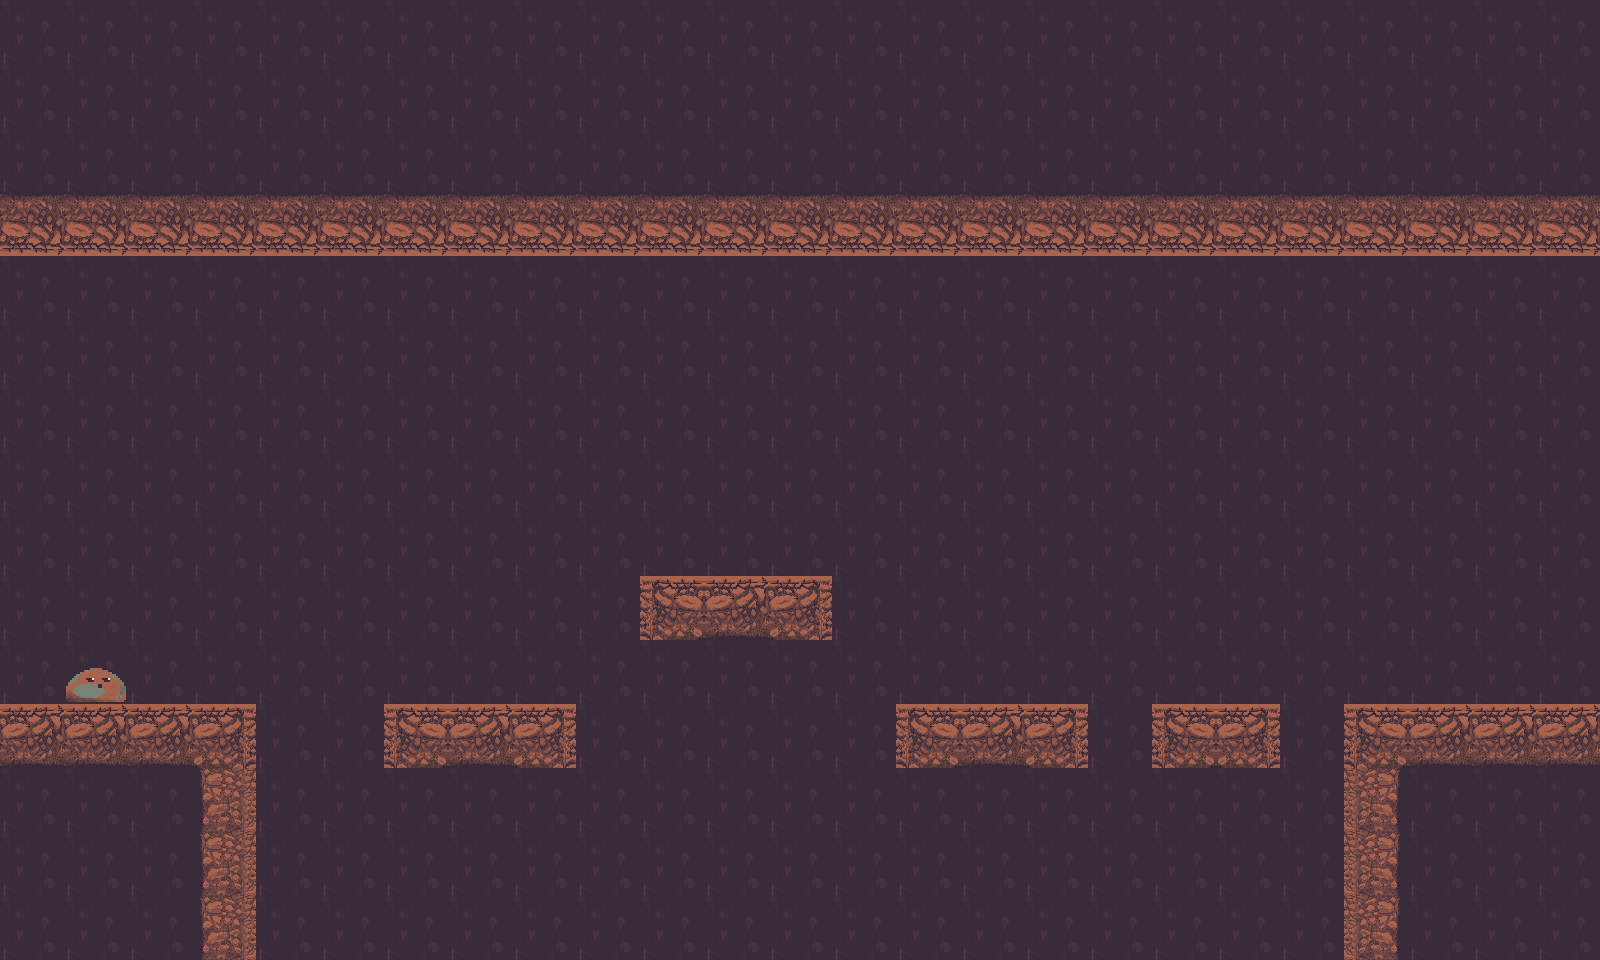

Rendered tile map (Tiled .tmx) drawn with the repository's tilesets; below, a short description and the full map source, tile grids included:
An orthogonal 25x15 tile map with 64x64 px tiles, 3 tile layers (Background, Map, Player), 4 tilesets.

<map version="1.10" tiledversion="1.10.2" orientation="orthogonal" renderorder="right-down" width="25" height="15" tilewidth="64" tileheight="64" infinite="0" nextlayerid="4" nextobjectid="1">
 <properties>
  <property name="Minimum Spread Delay" value="" />
  <property name="Spread Rate" value="" />
 </properties>
 <tileset firstgid="1" name="Player" tilewidth="64" tileheight="64" tilecount="1" columns="0">
  <grid orientation="orthogonal" width="1" height="1" />
  <tile id="0">
   <image width="64" height="64" source="../../player/idle/idle01.png" />
  </tile>
 </tileset>
 <tileset firstgid="2" name="Dark Matter" class="source" tilewidth="64" tileheight="64" tilecount="4" columns="0">
  <grid orientation="orthogonal" width="1" height="1" />
  <tile id="0" type="source">
   <image width="64" height="64" source="../../blocks/dark_matter_source/dark_matter_source1.png" />
  </tile>
  <tile id="1" type="source">
   <image width="64" height="64" source="../../blocks/dark_matter_source/dark_matter_source2.png" />
  </tile>
  <tile id="2" type="source">
   <image width="64" height="64" source="../../blocks/dark_matter_source/dark_matter_source3.png" />
  </tile>
  <tile id="3" type="source">
   <image width="64" height="64" source="../../blocks/dark_matter_source/dark_matter_source4.png" />
  </tile>
 </tileset>
 <tileset firstgid="6" name="Blocks" class="solid" tilewidth="192" tileheight="192" tilecount="13" columns="0">
  <grid orientation="orthogonal" width="1" height="1" />
  <tile id="0">
   <image width="192" height="192" source="../../blocks/permanent_blocks/combined_tiles.png" />
  </tile>
  <tile id="1" type="solid">
   <image width="64" height="64" source="../../blocks/permanent_blocks/connector_tile_bottomleft.png" />
  </tile>
  <tile id="2" type="solid">
   <image width="64" height="64" source="../../blocks/permanent_blocks/connector_tile_bottomright.png" />
  </tile>
  <tile id="3" type="solid">
   <image width="64" height="64" source="../../blocks/permanent_blocks/connector_tile_upleft.png" />
  </tile>
  <tile id="4" type="solid">
   <image width="64" height="64" source="../../blocks/permanent_blocks/connector_tile_upright.png" />
  </tile>
  <tile id="5" type="solid">
   <image width="64" height="64" source="../../blocks/permanent_blocks/tiles_bottomleft.png" />
  </tile>
  <tile id="6" type="solid">
   <image width="64" height="64" source="../../blocks/permanent_blocks/tiles_bottomright.png" />
  </tile>
  <tile id="7" type="solid">
   <image width="64" height="64" source="../../blocks/permanent_blocks/tiles_inverted.png" />
  </tile>
  <tile id="8" type="solid">
   <image width="64" height="64" source="../../blocks/permanent_blocks/tiles_topleft.png" />
  </tile>
  <tile id="9" type="solid">
   <image width="64" height="64" source="../../blocks/permanent_blocks/tiles_topright.png" />
  </tile>
  <tile id="10" type="solid">
   <image width="64" height="64" source="../../blocks/permanent_blocks/tiles_vertical_left.png" />
  </tile>
  <tile id="11" type="solid">
   <image width="64" height="64" source="../../blocks/permanent_blocks/tiles_vertical_right.png" />
  </tile>
  <tile id="12" type="solid">
   <image width="64" height="64" source="../../blocks/permanent_blocks/tiles.png" />
  </tile>
 </tileset>
 <tileset firstgid="19" name="Background" tilewidth="64" tileheight="64" tilecount="4" columns="0">
  <grid orientation="orthogonal" width="1" height="1" />
  <tile id="0">
   <image width="64" height="64" source="../../blocks/permanent_blocks/bg.png" />
  </tile>
  <tile id="1">
   <image width="64" height="64" source="../../blocks/cave_wall/cave_wall.png" />
  </tile>
  <tile id="2">
   <image width="64" height="64" source="../../blocks/air_blocks/air_block_alt.png" />
  </tile>
  <tile id="3">
   <image width="64" height="64" source="../../blocks/air_blocks/air_block.png" />
  </tile>
 </tileset>
 <layer id="2" name="Background" width="25" height="15">
  <data encoding="csv">
20,20,20,20,20,20,20,20,20,20,20,20,20,20,20,20,20,20,20,20,20,20,20,20,20,
20,20,20,20,20,20,20,20,20,20,20,20,20,20,20,20,20,20,20,20,20,20,20,20,20,
20,20,20,20,20,20,20,20,20,20,20,20,20,20,20,20,20,20,20,20,20,20,20,20,20,
13,13,13,13,13,13,13,13,13,13,13,13,13,13,13,13,13,13,13,13,13,13,13,13,13,
20,20,20,20,20,20,20,20,20,20,20,20,20,20,20,20,20,20,20,20,20,20,20,20,20,
20,20,20,20,20,20,20,20,20,20,20,20,20,20,20,20,20,20,20,20,20,20,20,20,20,
20,20,20,20,20,20,20,20,20,20,20,20,20,20,20,20,20,20,20,20,20,20,20,20,20,
20,20,20,20,20,20,20,20,20,20,20,20,20,20,20,20,20,20,20,20,20,20,20,20,20,
20,20,20,20,20,20,20,20,20,20,20,20,20,20,20,20,20,20,20,20,20,20,20,20,20,
20,20,20,20,20,20,20,20,20,20,20,20,20,20,20,20,20,20,20,20,20,20,20,20,20,
20,20,20,20,20,20,20,20,20,20,20,20,20,20,20,20,20,20,20,20,20,20,20,20,20,
20,20,20,20,20,20,20,20,20,20,20,20,20,20,20,20,20,20,20,20,20,20,20,20,20,
20,20,20,20,20,20,20,20,20,20,20,20,20,20,20,20,20,20,20,20,20,20,20,20,20,
20,20,20,20,20,20,20,20,20,20,20,20,20,20,20,20,20,20,20,20,20,20,20,20,20,
20,20,20,20,20,20,20,20,20,20,20,20,20,20,20,20,20,20,20,20,20,20,20,20,20
</data>
 </layer>
 <layer id="3" name="Map" width="25" height="15" locked="1">
  <data encoding="csv">
0,0,0,0,0,0,0,0,0,0,0,0,0,0,0,0,0,0,0,0,0,0,0,0,0,
0,0,0,0,0,0,0,0,0,0,0,0,0,0,0,0,0,0,0,0,0,0,0,0,0,
0,0,0,0,0,0,0,0,0,0,0,0,0,0,0,0,0,0,0,0,0,0,0,0,0,
0,0,0,0,0,0,0,0,0,0,0,0,0,0,0,0,0,0,0,0,0,0,0,0,0,
0,0,0,0,0,0,0,0,0,0,0,0,0,0,0,0,0,0,0,0,0,0,0,0,0,
0,0,0,0,0,0,0,0,0,0,0,0,0,0,0,0,0,0,0,0,0,0,0,0,0,
0,0,0,0,0,0,0,0,0,0,0,0,0,0,0,0,0,0,0,0,0,0,0,0,0,
0,0,0,0,0,0,0,0,0,0,0,0,0,0,0,0,0,0,0,0,0,0,0,0,0,
0,0,0,0,0,0,0,0,0,0,0,0,0,0,0,0,0,0,0,0,0,0,0,0,0,
0,0,0,0,0,0,0,0,0,0,14,18,15,0,0,0,0,0,0,0,0,0,0,0,0,
0,0,0,0,0,0,0,0,0,0,0,0,0,0,0,0,0,0,0,0,0,0,0,0,0,
18,18,18,15,0,0,14,18,15,0,0,0,0,0,14,18,15,0,14,15,0,14,18,18,18,
0,0,0,17,0,0,0,0,0,0,0,0,0,0,0,0,0,0,0,0,0,16,0,0,0,
0,0,0,17,0,0,0,0,0,0,0,0,0,0,0,0,0,0,0,0,0,16,0,0,0,
0,0,0,17,0,0,0,0,0,0,0,0,0,0,0,0,0,0,0,0,0,16,0,0,0
</data>
 </layer>
 <layer id="1" name="Player" width="25" height="15" locked="1">
  <data encoding="csv">
0,0,0,0,0,0,0,0,0,0,0,0,0,0,0,0,0,0,0,0,0,0,0,0,0,
0,0,0,0,0,0,0,0,0,0,0,0,0,0,0,0,0,0,0,0,0,0,0,0,0,
0,0,0,0,0,0,0,0,0,0,0,0,0,0,0,0,0,0,0,0,0,0,0,0,0,
0,0,0,0,0,0,0,0,0,0,0,0,0,0,0,0,0,0,0,0,0,0,0,0,0,
0,0,0,0,0,0,0,0,0,0,0,0,0,0,0,0,0,0,0,0,0,0,0,0,0,
0,0,0,0,0,0,0,0,0,0,0,0,0,0,0,0,0,0,0,0,0,0,0,0,0,
0,0,0,0,0,0,0,0,0,0,0,0,0,0,0,0,0,0,0,0,0,0,0,0,0,
0,0,0,0,0,0,0,0,0,0,0,0,0,0,0,0,0,0,0,0,0,0,0,0,0,
0,0,0,0,0,0,0,0,0,0,0,0,0,0,0,0,0,0,0,0,0,0,0,0,0,
0,0,0,0,0,0,0,0,0,0,0,0,0,0,0,0,0,0,0,0,0,0,0,0,0,
0,1,0,0,0,0,0,0,0,0,0,0,0,0,0,0,0,0,0,0,0,0,0,0,0,
0,0,0,0,0,0,0,0,0,0,0,0,0,0,0,0,0,0,0,0,0,0,0,0,0,
0,0,0,0,0,0,0,0,0,0,0,0,0,0,0,0,0,0,0,0,0,0,0,0,0,
0,0,0,0,0,0,0,0,0,0,0,0,0,0,0,0,0,0,0,0,0,0,0,0,0,
0,0,0,0,0,0,0,0,0,0,0,0,0,0,0,0,0,0,0,0,0,0,0,0,0
</data>
 </layer>
</map>
